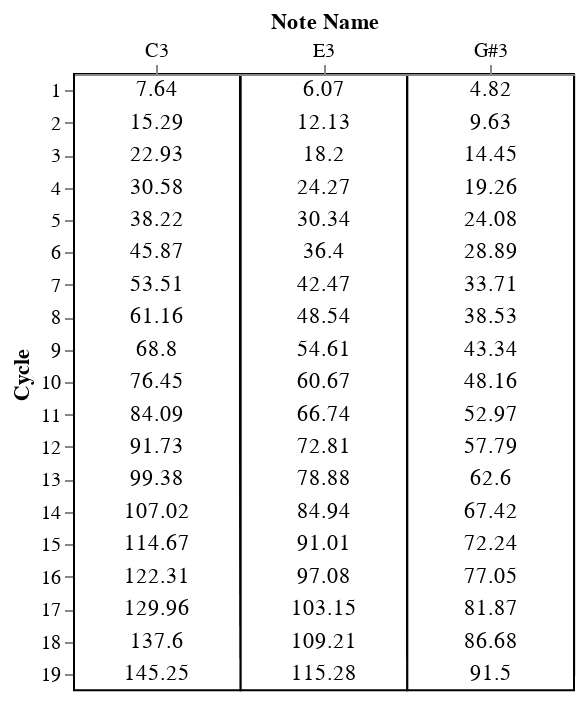

The cell this chart's notebook holds for it:
### Code cell
chart_grid = alt.Chart(grid_p_df).mark_rect(
    color='white',
    stroke='black',
    
).encode(
    x=alt.X('note_name',
            axis=alt.Axis(orient='top',title='Note Name', labelAngle=0),
            sort=note_names),
    y=alt.Y('max_cycle_or_t:Q',
             scale=alt.Scale(domain=[0.5,19],reverse=True,zero=False),
             axis=alt.Axis(title='Cycle', tickCount=20,)),
    
)
text = alt.Chart(grid_p_df).mark_text(baseline="middle").encode(
        x=alt.X('note_name',
                sort=note_names),
    y=alt.Y('cycle_or_t:Q',
             scale=alt.Scale(domain=[0.5,19],reverse=True,zero=False,),
             axis=alt.Axis(title='Cycle', tickCount=20,)),
    text='t_values',
    
)
chart_grid = chart_grid + text
chart_grid.properties(width=250)

### Figure 1 — Vega-Lite specification as saved in the notebook (floating-point values rounded to 4 significant figures)
{"config": {"view": {"continuousWidth": 300, "continuousHeight": 300}}, "layer": [{"mark": {"type": "rect", "color": "white", "stroke": "black"}, "encoding": {"x": {"axis": {"labelAngle": 0, "orient": "top", "title": "Note Name"}, "field": "note_name", "sort": ["C3", "E3", "G#3"], "type": "nominal"}, "y": {"axis": {"tickCount": 20, "title": "Cycle"}, "field": "max_cycle_or_t", "scale": {"domain": [0.5, 19], "reverse": true, "zero": false}, "type": "quantitative"}}}, {"mark": {"type": "text", "baseline": "middle"}, "encoding": {"text": {"field": "t_values", "type": "quantitative"}, "x": {"field": "note_name", "sort": ["C3", "E3", "G#3"], "type": "nominal"}, "y": {"axis": {"tickCount": 20, "title": "Cycle"}, "field": "cycle_or_t", "scale": {"domain": [0.5, 19], "reverse": true, "zero": false}, "type": "quantitative"}}}], "data": {"name": "data-ace760e2260e07490dbf33a0aa14471d"}, "width": 250, "$schema": "https://vega.github.io/schema/vega-lite/v5.20.1.json", "datasets": {"data-ace760e2260e07490dbf33a0aa14471d": [{"cycle_or_t": 1, "note_name": "C3", "t_values": 7.64, "max_cycle_or_t": 1.5}, {"cycle_or_t": 2, "note_name": "C3", "t_values": 15.29, "max_cycle_or_t": 2.5}, {"cycle_or_t": 3, "note_name": "C3", "t_values": 22.93, "max_cycle_or_t": 3.5}, {"cycle_or_t": 4, "note_name": "C3", "t_values": 30.58, "max_cycle_or_t": 4.5}, {"cycle_or_t": 5, "note_name": "C3", "t_values": 38.22, "max_cycle_or_t": 5.5}, {"cycle_or_t": 6, "note_name": "C3", "t_values": 45.87, "max_cycle_or_t": 6.5}, {"cycle_or_t": 7, "note_name": "C3", "t_values": 53.51, "max_cycle_or_t": 7.5}, {"cycle_or_t": 8, "note_name": "C3", "t_values": 61.16, "max_cycle_or_t": 8.5}, {"cycle_or_t": 9, "note_name": "C3", "t_values": 68.8, "max_cycle_or_t": 9.5}, {"cycle_or_t": 10, "note_name": "C3", "t_values": 76.45, "max_cycle_or_t": 10.5}, {"cycle_or_t": 11, "note_name": "C3", "t_values": 84.09, "max_cycle_or_t": 11.5}, {"cycle_or_t": 12, "note_name": "C3", "t_values": 91.73, "max_cycle_or_t": 12.5}, {"cycle_or_t": 13, "note_name": "C3", "t_values": 99.38, "max_cycle_or_t": 13.5}, {"cycle_or_t": 14, "note_name": "C3", "t_values": 107.0, "max_cycle_or_t": 14.5}, {"cycle_or_t": 15, "note_name": "C3", "t_values": 114.7, "max_cycle_or_t": 15.5}, {"cycle_or_t": 16, "note_name": "C3", "t_values": 122.3, "max_cycle_or_t": 16.5}, {"cycle_or_t": 17, "note_name": "C3", "t_values": 130.0, "max_cycle_or_t": 17.5}, {"cycle_or_t": 18, "note_name": "C3", "t_values": 137.6, "max_cycle_or_t": 18.5}, {"cycle_or_t": 19, "note_name": "C3", "t_values": 145.2, "max_cycle_or_t": 19.5}, {"cycle_or_t": 1, "note_name": "E3", "t_values": 6.07, "max_cycle_or_t": 1.5}, {"cycle_or_t": 2, "note_name": "E3", "t_values": 12.13, "max_cycle_or_t": 2.5}, {"cycle_or_t": 3, "note_name": "E3", "t_values": 18.2, "max_cycle_or_t": 3.5}, {"cycle_or_t": 4, "note_name": "E3", "t_values": 24.27, "max_cycle_or_t": 4.5}, {"cycle_or_t": 5, "note_name": "E3", "t_values": 30.34, "max_cycle_or_t": 5.5}, {"cycle_or_t": 6, "note_name": "E3", "t_values": 36.4, "max_cycle_or_t": 6.5}, {"cycle_or_t": 7, "note_name": "E3", "t_values": 42.47, "max_cycle_or_t": 7.5}, {"cycle_or_t": 8, "note_name": "E3", "t_values": 48.54, "max_cycle_or_t": 8.5}, {"cycle_or_t": 9, "note_name": "E3", "t_values": 54.61, "max_cycle_or_t": 9.5}, {"cycle_or_t": 10, "note_name": "E3", "t_values": 60.67, "max_cycle_or_t": 10.5}, {"cycle_or_t": 11, "note_name": "E3", "t_values": 66.74, "max_cycle_or_t": 11.5}, {"cycle_or_t": 12, "note_name": "E3", "t_values": 72.81, "max_cycle_or_t": 12.5}, {"cycle_or_t": 13, "note_name": "E3", "t_values": 78.88, "max_cycle_or_t": 13.5}, {"cycle_or_t": 14, "note_name": "E3", "t_values": 84.94, "max_cycle_or_t": 14.5}, {"cycle_or_t": 15, "note_name": "E3", "t_values": 91.01, "max_cycle_or_t": 15.5}, {"cycle_or_t": 16, "note_name": "E3", "t_values": 97.08, "max_cycle_or_t": 16.5}, {"cycle_or_t": 17, "note_name": "E3", "t_values": 103.2, "max_cycle_or_t": 17.5}, {"cycle_or_t": 18, "note_name": "E3", "t_values": 109.2, "max_cycle_or_t": 18.5}, {"cycle_or_t": 19, "note_name": "E3", "t_values": 115.3, "max_cycle_or_t": 19.5}, {"cycle_or_t": 1, "note_name": "G#3", "t_values": 4.82, "max_cycle_or_t": 1.5}, {"cycle_or_t": 2, "note_name": "G#3", "t_values": 9.63, "max_cycle_or_t": 2.5}, {"cycle_or_t": 3, "note_name": "G#3", "t_values": 14.45, "max_cycle_or_t": 3.5}, {"cycle_or_t": 4, "note_name": "G#3", "t_values": 19.26, "max_cycle_or_t": 4.5}, {"cycle_or_t": 5, "note_name": "G#3", "t_values": 24.08, "max_cycle_or_t": 5.5}, {"cycle_or_t": 6, "note_name": "G#3", "t_values": 28.89, "max_cycle_or_t": 6.5}, {"cycle_or_t": 7, "note_name": "G#3", "t_values": 33.71, "max_cycle_or_t": 7.5}, {"cycle_or_t": 8, "note_name": "G#3", "t_values": 38.53, "max_cycle_or_t": 8.5}, {"cycle_or_t": 9, "note_name": "G#3", "t_values": 43.34, "max_cycle_or_t": 9.5}, {"cycle_or_t": 10, "note_name": "G#3", "t_values": 48.16, "max_cycle_or_t": 10.5}, {"cycle_or_t": 11, "note_name": "G#3", "t_values": 52.97, "max_cycle_or_t": 11.5}, {"cycle_or_t": 12, "note_name": "G#3", "t_values": 57.79, "max_cycle_or_t": 12.5}, {"cycle_or_t": 13, "note_name": "G#3", "t_values": 62.6, "max_cycle_or_t": 13.5}, {"cycle_or_t": 14, "note_name": "G#3", "t_values": 67.42, "max_cycle_or_t": 14.5}, {"cycle_or_t": 15, "note_name": "G#3", "t_values": 72.24, "max_cycle_or_t": 15.5}, {"cycle_or_t": 16, "note_name": "G#3", "t_values": 77.05, "max_cycle_or_t": 16.5}, {"cycle_or_t": 17, "note_name": "G#3", "t_values": 81.87, "max_cycle_or_t": 17.5}, {"cycle_or_t": 18, "note_name": "G#3", "t_values": 86.68, "max_cycle_or_t": 18.5}, {"cycle_or_t": 19, "note_name": "G#3", "t_values": 91.5, "max_cycle_or_t": 19.5}]}}
